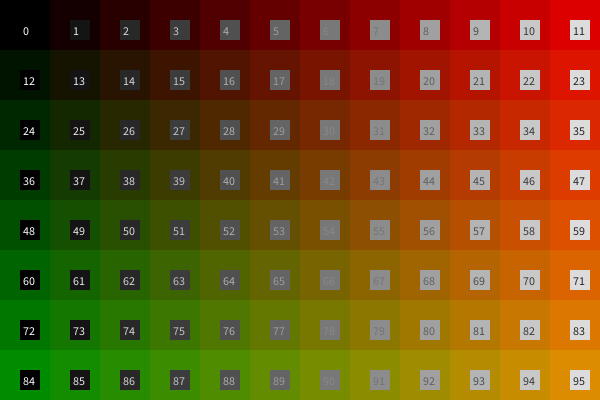
Frame 1 (no input)
Frame 60 (the mouse pressed at the canvas centre just before this capture): identical to frame 1, image omitted
Frame 120 (the mouse held since frame 60 and released just before this capture): identical to frame 1, image omitted

The Processing sketch that drew this single still picture (run headless with seeded random() and noise(); from frame 60 on, the mouse is pressed at the canvas centre):

// Processing sketch: processing_186803
// ── processing_186803.pde

void setup(){
  size(600,400);
}

void draw(){
  for(int i =0; i<width/50; i = i +1){ //local variable!
     for(int j =0; j<height/50; j = j +1){
    noStroke();
    fill(i*20, j*20,0);
    rect(i*50,j*50,50,50);
     fill(i*20);
     rect(i*50+20,j*50+20,20,20);
    fill(255-i*20);
    text(width/50*j +i,i*50+23,j*50+35);
     }
  }
 
}
